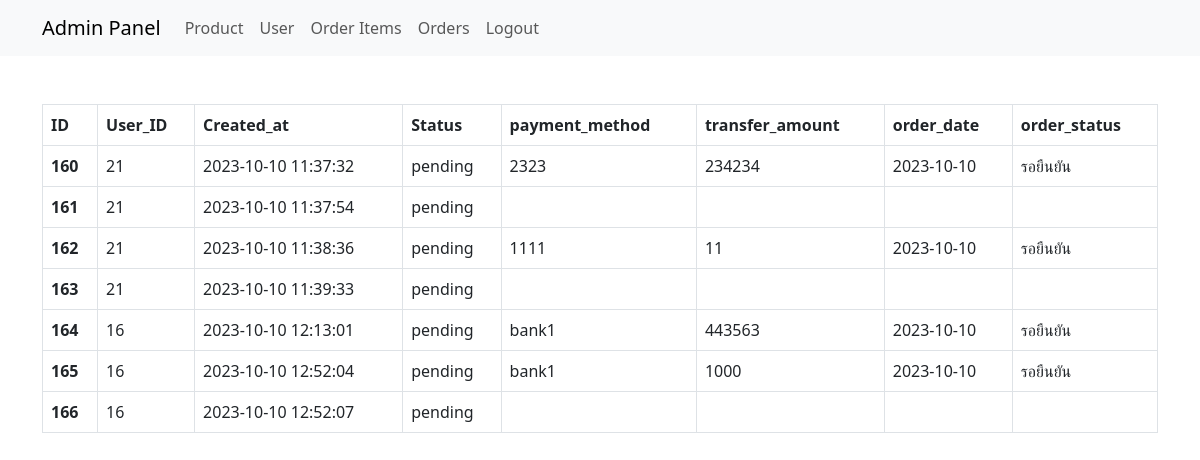
Screenshot of /orders.php (signed in) with the database file from the repository.
### tables this page shows
CREATE TABLE `orders` (
  `id` int(11) NOT NULL,
  `user_id` int(11) NOT NULL,
  `created_at` datetime DEFAULT current_timestamp(),
  `status` varchar(50) NOT NULL DEFAULT 'pending',
  `payment_method` varchar(50) NOT NULL,
  `transfer_slip` text NOT NULL,
  `transfer_amount` varchar(50) NOT NULL,
  `order_date` date DEFAULT NULL,
  `order_status` varchar(50) NOT NULL
);

### orders.php (the view, shortened to what this page needs)
<?php
include 'config.php';
$sql = "SELECT * FROM orders";
$result = $conn->query($sql);
?>
<!doctype html>
<html lang="en">
<head>
    <link href="https://cdn.jsdelivr.net/npm/bootstrap@5.3.0-alpha1/dist/css/bootstrap.min.css" rel="stylesheet">
</head>
<body>
    <nav class="navbar navbar-expand-lg navbar-light bg-light">
        <div class="container">
            <a class="navbar-brand" href="#">Admin Panel</a>
            <div class="collapse navbar-collapse" id="navbarNav">
                <ul class="navbar-nav">
                <li class="nav-item">
                        <a class="nav-link" href="product.php">Product</a>
                    </li>
                    <li class="nav-item">
                        <a class="nav-link" href="table_user.php">User</a>
                    </li>
                    <li class="nav-item">
                        <a class="nav-link" href="order_items.php">Order Items</a>
                    </li>
                    <li class="nav-item">
                        <a class="nav-link" href="orders.php">Orders</a>
                    </li>
                    <li class="nav-item">
                        <a class="nav-link" href="logout.php">Logout</a>
                    </li>
                </ul>
            </div>
        </div>
    </nav>
    <div class="container mt-5">
        <table class="table table-bordered">
            <thead>
                <tr>
                    <th scope="col">ID</th>
                    <th scope="col">User_ID</th>
                    <th scope="col">Created_at</th>
                    <th scope="col">Status</th>
                    <th scope="col">payment_method</th>
                    <th scope="col">transfer_amount</th>
                    <th scope="col">order_date</th>
                    <th scope="col">order_status</th>
                </tr>
            </thead>
            <tbody>
                <?php while ($row = $result->fetch_assoc()) : ?>
                    <tr>
                        <th scope="row"><?= $row['id']; ?></th>
                        <td><?= $row['user_id']; ?></td>
                        <td><?= $row['created_at']; ?></td>
                        <td><?= $row['status']; ?></td>
                        <td><?= $row['payment_method']; ?></td>
                        <td><?= $row['transfer_amount']; ?></td>
                        <td><?= $row['order_date']; ?></td>
                        <td><?= $row['order_status']; ?></td>
                    </tr>
                <?php endwhile; ?>
            </tbody>
  </table>
</div>
</body>
</html>

### rows the page displays
orders: id "160", user "21", created_at "2023-10-10 11:37:32", status "pending", payment_method "2323", transfer_amount "234234", order_date "2023-10-10", order_status "รอยืนยัน"
orders: id "161", user "21", created_at "2023-10-10 11:37:54", status "pending"
orders: id "162", user "21", created_at "2023-10-10 11:38:36", status "pending", payment_method "1111", transfer_amount "11", order_date "2023-10-10", order_status "รอยืนยัน"
orders: id "163", user "21", created_at "2023-10-10 11:39:33", status "pending"
orders: id "164", user "16", created_at "2023-10-10 12:13:01", status "pending", payment_method "bank1", transfer_amount "443563", order_date "2023-10-10", order_status "รอยืนยัน"
orders: id "165", user "16", created_at "2023-10-10 12:52:04", status "pending", payment_method "bank1", transfer_amount "1000", order_date "2023-10-10", order_status "รอยืนยัน"
orders: id "166", user "16", created_at "2023-10-10 12:52:07", status "pending"
